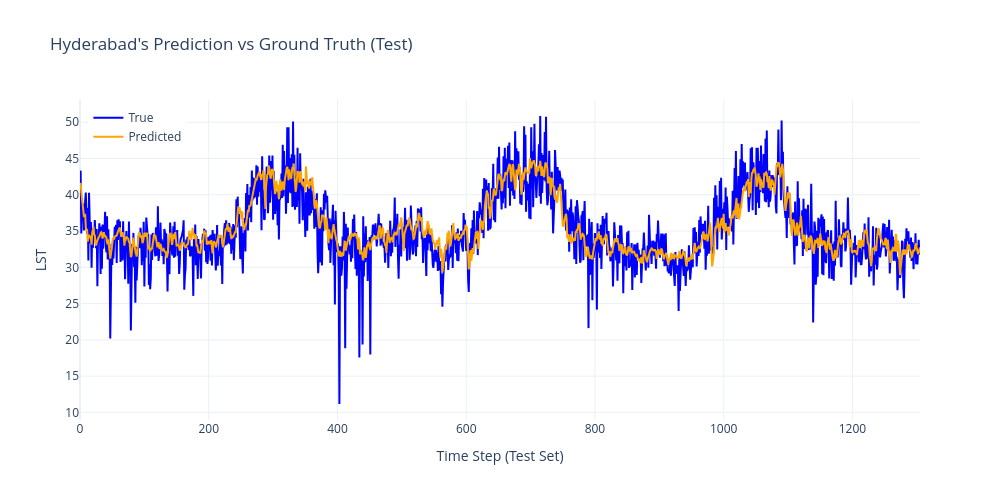

The notebook cell this image was saved under:
### Code cell
plot_predictions_plotly(y_true_hyd, y_pred_hyd, title="Hyderabad's Prediction vs Ground Truth (Test)")

### Figure 1 — Plotly figure (JSON) as saved in the notebook; plotly's stock layout.template omitted (floating-point values rounded to 4 significant figures; data arrays with more than 128 entries replaced by an {"elided": "..."} marker saying what was removed)
{"data": [{"line": {"color": "blue"}, "mode": "lines", "name": "True", "type": "scatter", "y": {"elided": "1306 float values"}}, {"line": {"color": "orange"}, "mode": "lines", "name": "Predicted", "type": "scatter", "y": {"elided": "1306 float values"}}], "layout": {"height": 500, "legend": {"x": 0.01, "y": 0.99}, "title": {"text": "Hyderabad's Prediction vs Ground Truth (Test)"}, "width": 1000, "xaxis": {"title": {"text": "Time Step (Test Set)"}}, "yaxis": {"title": {"text": "LST"}}}}
